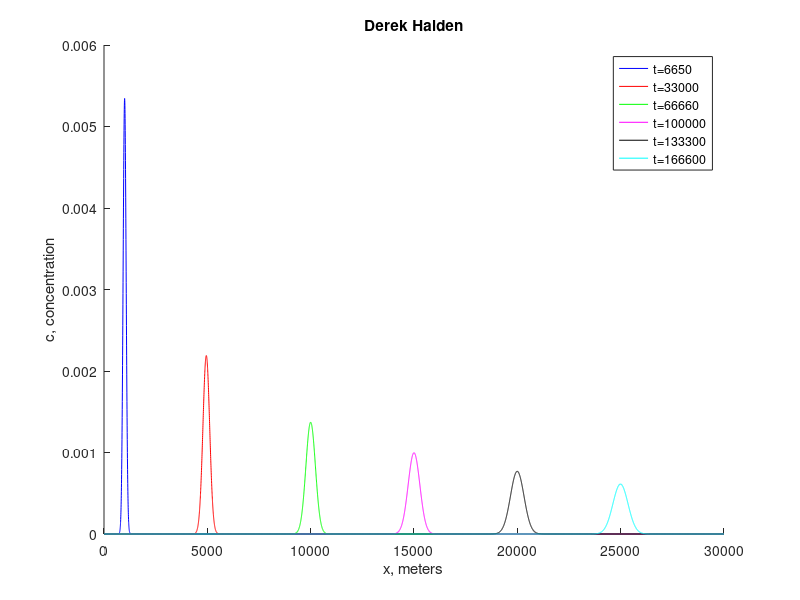

The MATLAB script that drew this image:
D = 0.40;
v = 0.15;
c0 = 1;
k = 3.47e-06;
C0 = c0/sqrt(4*pi*D);
t=[6650 33000 66660 100000 133300 166600];
C = ones(10000,length(t));
x = ones(10000,1);
x(1) = 0;

for i = 1:length(C)
    x(i) = i/(length(C)/30000) - 1/(length(C)/30000);
    for j = 1:length(t)
        C(i,j) = C0*(t(j)^(-1/2))*exp(-k*t(j))*exp(-((x(i)-v*t(j))^2)/(4*D*t(j)));
    end
end

figure
hold on
plot(x(:,1), C(:,1), 'b');
plot(x(:,1), C(:,2), 'r');
plot(x(:,1), C(:,3), 'g');
plot(x(:,1), C(:,4), 'm');
plot(x(:,1), C(:,5), 'k');
plot(x(:,1), C(:,6), 'c');
title('Derek Halden')
xlabel('x, meters')
ylabel('c, concentration')
legend('t=6650', 't=33000', 't=66660', 't=100000', 't=133300', 't=166600')